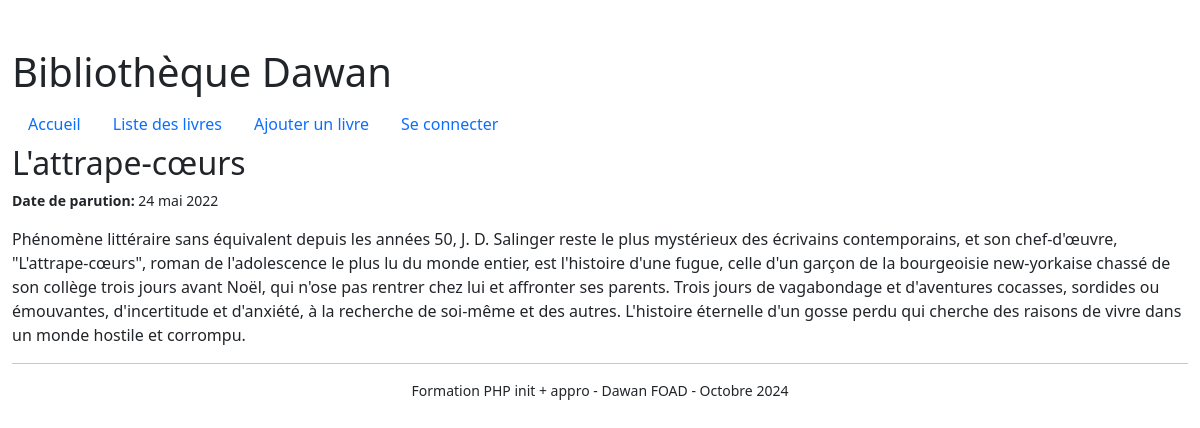
The app's page /bibliotheque/livre/detail.php?id=3 with its own data.
### tables this page shows
CREATE TABLE IF NOT EXISTS `livre` (
  `id` int NOT NULL AUTO_INCREMENT,
  `titre` varchar(50) NOT NULL,
  `resume` text,
  `date_parution` date DEFAULT NULL,
  PRIMARY KEY (`id`)
);

### helper/request.php (called while the page is built, shortened)
<?php
function query($key, $default = null)
{
    if(array_key_exists($key, $_GET) && !empty($_GET[$key])) {
        return $_GET[$key];
    }
    return  $default;
}

### bibliotheque/livre/detail.php (the view, shortened to what this page needs)
<?php
require_once '../../helper/request.php';
$id = query('id');
$c = connection();
$sql = "SELECT titre, resume, date_parution FROM livre WHERE id = " . mysqli_real_escape_string($c, $id);
$livre = mysqli_fetch_assoc(mysqli_query($c, $sql));
$fmt = datefmt_create('fr_FR', IntlDateFormatter::LONG, IntlDateFormatter::NONE);
require '../header.php';
?>
<h2><?php echo isset($livre['titre']) ? htmlentities($livre['titre']) : '' ?></h2>
<?php if (!empty($livre['date_parution'])): ?>
    <p class="small">
        <b>Date de parution:</b> <?php echo datefmt_format($fmt, date_create($livre['date_parution'])); ?>
    </p>
<?php endif; ?>
<div>
    <?php echo isset($livre['resume']) ? htmlentities($livre['resume']) : '' ?>
</div>
<?php require '../footer.php';  ?>

### records on screen
livre: titre "L'attrape-cœurs", date_parution "24 mai 2022", resume "Phénomène littéraire sans équivalent depuis les années 50, J. D. Salinger reste le plus mystérieux des écrivains contemporains, et son chef-d'œuvre, \"L'attrape-cœurs\", roman de l'adolescence le plus lu du monde entier, est l'histoire d'une fugue, celle d'un garçon de la bourgeoisie new-yorkaise chassé de son collège trois jours avant Noël, qui n'ose pas rentrer chez lui et affronter ses parents. Trois jours de vagabondage et d'aventures cocasses, sordides ou émouvantes, d'incertitude et d'anxiété, à la recherche de soi-même et des autres. L'histoire éternelle d'un gosse perdu qui cherche des raisons de vivre dans un monde hostile et corrompu."
